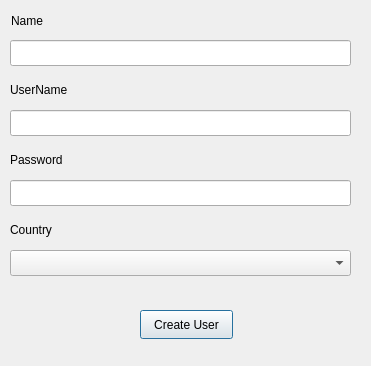
<?xml version="1.0" encoding="UTF-8"?>
<ui version="4.0">
 <class>RegisterDialog</class>
 <widget class="QDialog" name="RegisterDialog">
  <property name="geometry">
   <rect>
    <x>0</x>
    <y>0</y>
    <width>371</width>
    <height>366</height>
   </rect>
  </property>
  <property name="mouseTracking">
   <bool>true</bool>
  </property>
  <property name="windowTitle">
   <string>Dialog</string>
  </property>
  <widget class="QLabel" name="label_name">
   <property name="geometry">
    <rect>
     <x>11</x>
     <y>11</y>
     <width>63</width>
     <height>20</height>
    </rect>
   </property>
   <property name="text">
    <string>Name</string>
   </property>
  </widget>
  <widget class="QLabel" name="username_label">
   <property name="geometry">
    <rect>
     <x>10</x>
     <y>80</y>
     <width>71</width>
     <height>20</height>
    </rect>
   </property>
   <property name="text">
    <string>UserName</string>
   </property>
  </widget>
  <widget class="QLineEdit" name="lineEdit_2">
   <property name="geometry">
    <rect>
     <x>10</x>
     <y>110</y>
     <width>341</width>
     <height>26</height>
    </rect>
   </property>
  </widget>
  <widget class="QLabel" name="password_label">
   <property name="geometry">
    <rect>
     <x>10</x>
     <y>150</y>
     <width>63</width>
     <height>20</height>
    </rect>
   </property>
   <property name="text">
    <string>Password</string>
   </property>
  </widget>
  <widget class="QLineEdit" name="lineEdit_3">
   <property name="geometry">
    <rect>
     <x>11</x>
     <y>412</y>
     <width>150</width>
     <height>26</height>
    </rect>
   </property>
  </widget>
  <widget class="QLineEdit" name="lineEdit">
   <property name="geometry">
    <rect>
     <x>10</x>
     <y>40</y>
     <width>341</width>
     <height>26</height>
    </rect>
   </property>
  </widget>
  <widget class="QLineEdit" name="lineEdit_4">
   <property name="geometry">
    <rect>
     <x>10</x>
     <y>180</y>
     <width>341</width>
     <height>26</height>
    </rect>
   </property>
   <property name="echoMode">
    <enum>QLineEdit::EchoMode::Password</enum>
   </property>
  </widget>
  <widget class="QLabel" name="label_4">
   <property name="geometry">
    <rect>
     <x>10</x>
     <y>220</y>
     <width>63</width>
     <height>20</height>
    </rect>
   </property>
   <property name="text">
    <string>Country</string>
   </property>
  </widget>
  <widget class="QPushButton" name="pushButton">
   <property name="geometry">
    <rect>
     <x>140</x>
     <y>310</y>
     <width>93</width>
     <height>29</height>
    </rect>
   </property>
   <property name="text">
    <string>Create User</string>
   </property>
  </widget>
  <widget class="QComboBox" name="comboBox">
   <property name="geometry">
    <rect>
     <x>10</x>
     <y>250</y>
     <width>341</width>
     <height>26</height>
    </rect>
   </property>
  </widget>
 </widget>
 <resources/>
 <connections/>
</ui>
